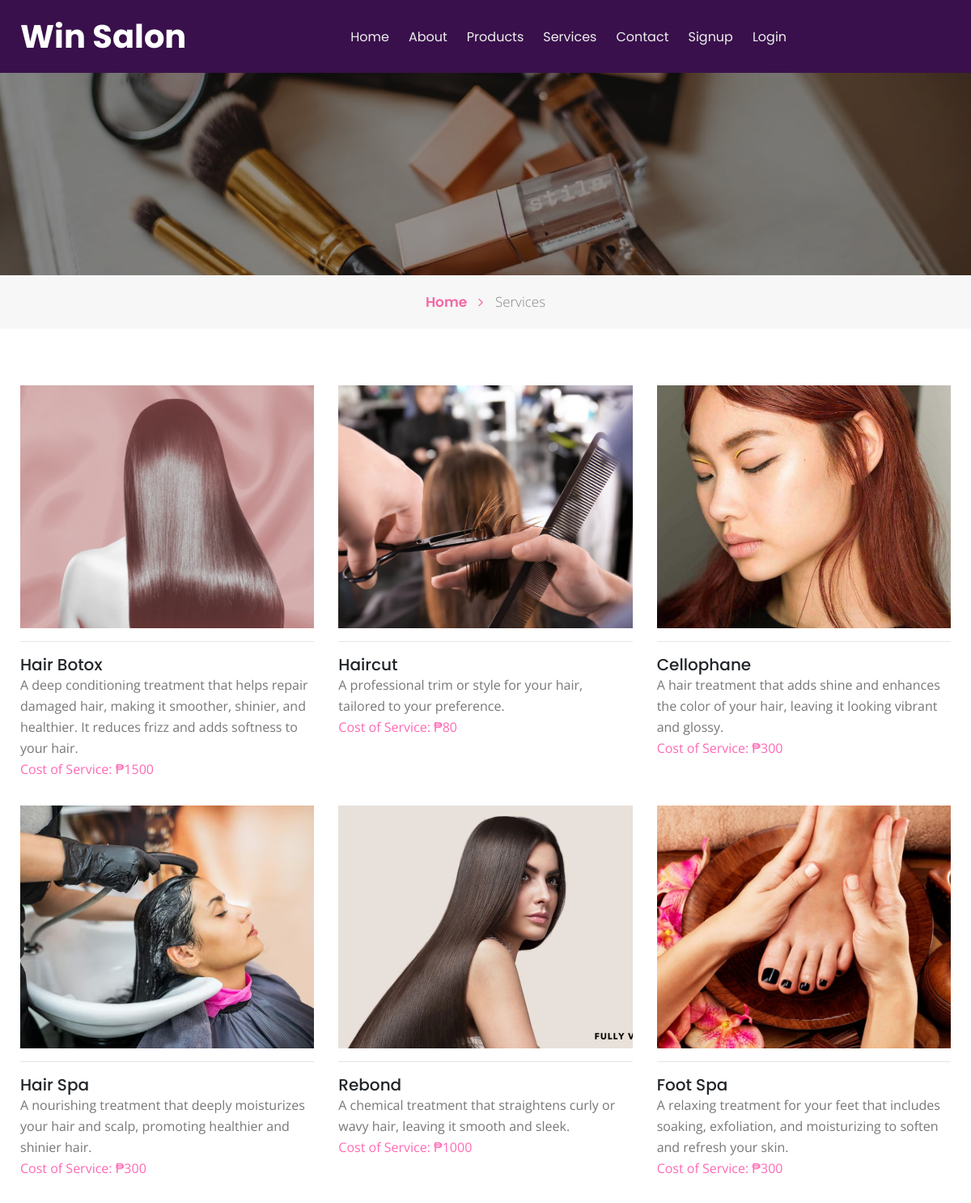
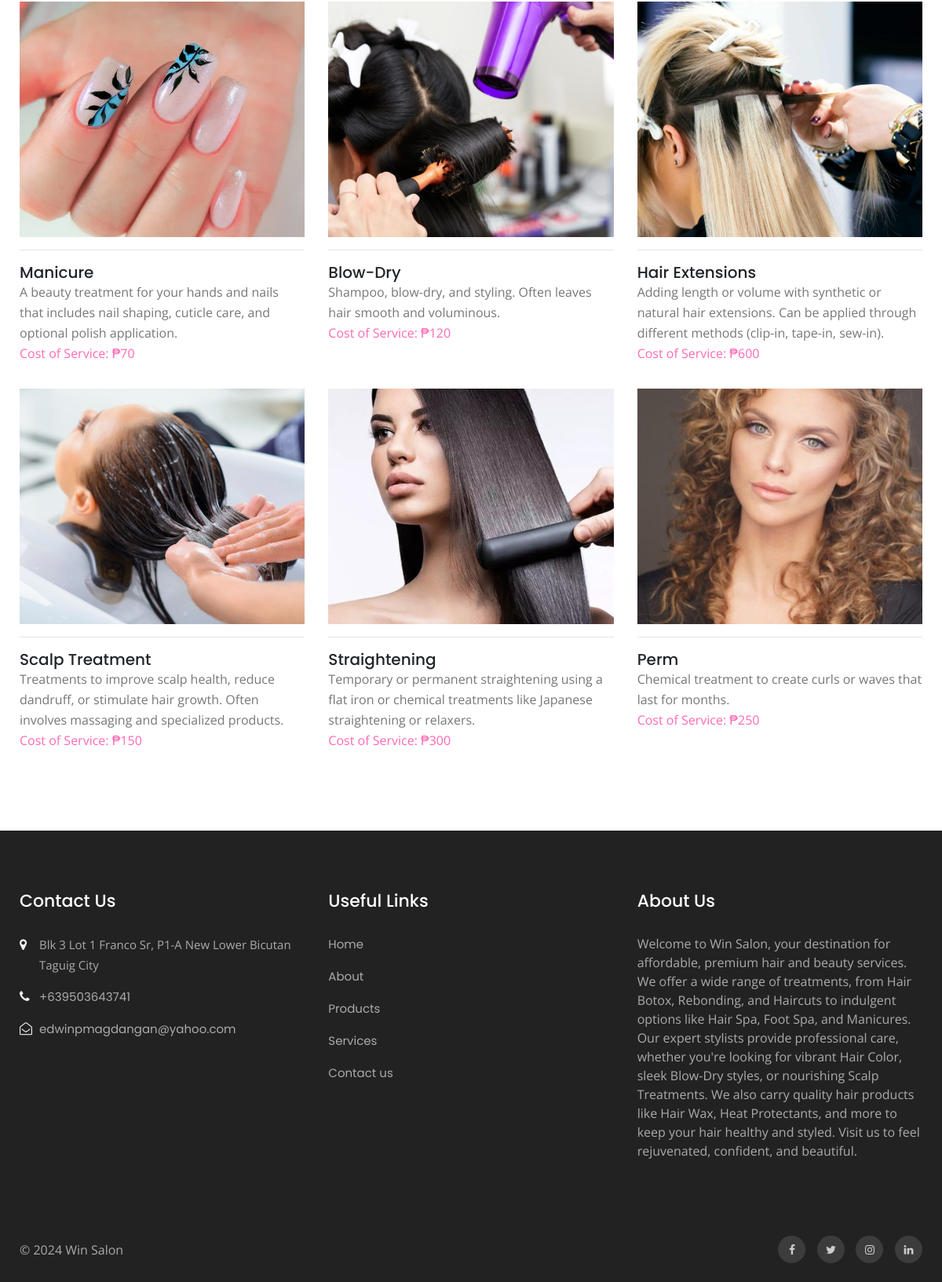
The page /bfs/services.php on the database its author committed (2 pictures, top to bottom).
### tables this page shows
CREATE TABLE `tblservices` (
  `ID` int(10) NOT NULL,
  `ServiceName` varchar(200) DEFAULT NULL,
  `ServiceDescription` mediumtext DEFAULT NULL,
  `Cost` int(10) DEFAULT NULL,
  `Image` varchar(200) DEFAULT NULL
);

CREATE TABLE `tblpage` (
  `ID` int(10) NOT NULL,
  `PageType` varchar(200) DEFAULT NULL,
  `PageTitle` mediumtext DEFAULT NULL,
  `PageDescription` mediumtext DEFAULT NULL,
  `Email` varchar(200) DEFAULT NULL,
  `MobileNumber` bigint(10) DEFAULT NULL,
  `UpdationDate` date DEFAULT NULL,
  `Timing` varchar(200) NOT NULL
);

### bfs/services.php (the view, shortened to what this page needs)
<?php
include('includes/dbconnection.php');
  ?>
<!doctype html>
<html lang="en">
  <head>
    <link rel="stylesheet" href="assets/css/style-starter.css">
  </head>
  <body id="home">
<?php include_once('includes/header.php');?>
<section class="w3l-inner-banner-main">
    <div class="about-inner services ">
</div>
<div class="breadcrumbs-sub">
<div class="container">
<ul class="breadcrumbs-custom-path">
    <li class="right-side propClone"><a href="index.php" class="">Home <span class="fa fa-angle-right" aria-hidden="true"></span></a> <p></li>
    <li class="active ">Services</li>
</ul>
</div>
</div>
</section>
<section class="w3l-recent-work-hobbies" >
    <div class="recent-work ">
        <div class="container">
            <div class="row about-about">
                <?php
$ret=mysqli_query($con,"select * from  tblservices");
while ($row=mysqli_fetch_array($ret)) {
?>
                <div class="col-lg-4 col-md-6 col-sm-6 propClone" style="margin: 0; margin-block-end: 2rem;">
                  <img src="admin/images/services/<?php echo $row['Image']?>" alt="<?php  echo $row['ServiceName'];?>" height="300" width="400" class="img-responsive about-me" style="object-fit: cover;">
                    <div class="about-grids ">
                        <hr>
                        <h5 class="para"><?php  echo $row['ServiceName'];?></h5>
                        <p class="para "><?php  echo $row['ServiceDescription'];?> </p>
                        <p class="para " style="color: hotpink;"> Cost of Service: ₱<?php  echo $row['Cost'];?> </p>
                    </div>
                </div>
                <br><?php
}?>
            </div>
        </div>
    </div>
</section>
<?php include_once('includes/footer.php');?>
</body>
</html>

### bfs/includes/footer.php (shortened to what this page needs)
<section class="w3l-footer-29-main">
    <div class="footer-29 py-5">
      <div class="container py-lg-4">
        <div class="row footer-top-29">
          <div class="col-lg-4 col-md-6 col-sm-8 footer-list-29 footer-1">
            <h6 class="footer-title-29">Contact Us</h6>
            <ul>
              <?php
$ret=mysqli_query($con,"select * from tblpage where PageType='contactus' ");
while ($row=mysqli_fetch_array($ret)) {
?>
              <li>
                <span class="fa fa-map-marker"></span> <p><?php  echo $row[''];?>Blk 3 Lot 1 Franco Sr, P1-A New Lower Bicutan Taguig City</p>
              </li>
              <li><span class="fa fa-phone"></span><a href="tel:09503643741">+63<?php echo $row['MobileNumber'];?></a></li>
              <li><span class="fa fa-envelope-open-o"></span><a href="mailto:edwinpmagdangan@yahoo.com" class="mail">
                  <?php  echo $row['Email'];?></a></li><?php } ?>
            </ul>
          </div>
          <div class="col-lg-4 col-md-6 col-sm-4 footer-list-29 footer-2 ">
            <ul>
              <h6 class="footer-title-29">Useful Links</h6>
              <li><a href="index.php">Home</a></li>
              <li><a href="about.php">About</a></li>
              <li><a href="products.php">Products</a></li>
              <li><a href="services.php">Services</a></li>
              <li><a href="contact.php">Contact us</a></li>
            </ul>
          </div>
          <div class="col-lg-4 col-md-6 col-sm-7 footer-list-29 footer-4">
            <?php
$ret=mysqli_query($con,"select * from tblpage where PageType='aboutus' ");
while ($row=mysqli_fetch_array($ret)) {
?>
            <h6 class="footer-title-29"><?php  echo $row['PageTitle'];?> </h6>
            <p><?php  echo $row['PageDescription'];?></p><?php } ?>
          </div>
        </div>
      </div>
    </div>
  </section>
  <section class="w3l-footer-29-main w3l-copyright">
    <div class="container">
      <div class="row bottom-copies">
        <p class="col-lg-8 copy-footer-29">© 2024  Win Salon </p>
        <div class="col-lg-4 main-social-footer-29">
          <a href="#facebook" class="facebook"><span class="fa fa-facebook"></span></a>
          <a href="#twitter" class="twitter"><span class="fa fa-twitter"></span></a>
          <a href="#instagram" class="instagram"><span class="fa fa-instagram"></span></a>
          <a href="#linkedin" class="linkedin"><span class="fa fa-linkedin"></span></a>
        </div>
      </div>
    </div>
  </section>

### bfs/includes/header.php (style rules this page uses)
li { list-style: none; }

### rows shown on the page
tblservices: Image (picture), ServiceName "Hair Botox", ServiceDescription "A deep conditioning treatment that helps repair damaged hair, making it smoother, shinier, and healthier. It reduces frizz and adds softness to your hair.", Cost "1500"
tblservices: Image (picture), ServiceName "Haircut", ServiceDescription "A professional trim or style for your hair, tailored to your preference.", Cost "80"
tblservices: Image (picture), ServiceName "Cellophane", ServiceDescription "A hair treatment that adds shine and enhances the color of your hair, leaving it looking vibrant and glossy.", Cost "300"
tblservices: Image (picture), ServiceName "Hair Spa", ServiceDescription "A nourishing treatment that deeply moisturizes your hair and scalp, promoting healthier and shinier hair.", Cost "300"
tblservices: Image (picture), ServiceName "Rebond", ServiceDescription "A chemical treatment that straightens curly or wavy hair, leaving it smooth and sleek.", Cost "1000"
tblservices: Image (picture), ServiceName "Foot Spa", ServiceDescription "A relaxing treatment for your feet that includes soaking, exfoliation, and moisturizing to soften and refresh your skin.", Cost "300"
tblservices: Image (picture), ServiceName "Manicure", ServiceDescription "A beauty treatment for your hands and nails that includes nail shaping, cuticle care, and optional polish application.", Cost "70"
tblservices: Image (picture), ServiceName "Blow-Dry", ServiceDescription "Shampoo, blow-dry, and styling. Often leaves hair smooth and voluminous.", Cost "120"
tblservices: Image (picture), ServiceName "Hair Extensions", ServiceDescription "Adding length or volume with synthetic or natural hair extensions. Can be applied through different methods (clip-in, tape-in, sew-in).", Cost "600"
tblservices: Image (picture), ServiceName "Scalp Treatment", ServiceDescription "Treatments to improve scalp health, reduce dandruff, or stimulate hair growth. Often involves massaging and specialized products.", Cost "150"
tblservices: Image (picture), ServiceName "Straightening", ServiceDescription "Temporary or permanent straightening using a flat iron or chemical treatments like Japanese straightening or relaxers.", Cost "300"
tblservices: Image (picture), ServiceName "Perm", ServiceDescription "Chemical treatment to create curls or waves that last for months.", Cost "250"
tblpage: MobileNumber "9503643741", Email "edwinpmagdangan@yahoo.com"
tblpage: PageTitle "About Us", PageDescription "Welcome to Win Salon, your destination for affordable, premium hair and beauty services. We offer a wide range of treatments, from Hair Botox, Rebonding, and Haircuts to indulgent options like Hair Spa, Foot Spa, and Manicures. Our expert stylists provide professional care, whether you're looking for vibrant Hair Color, sleek Blow-Dry styles, or nourishing Scalp Treatments. We also carry quality hair products like Hair Wax, Heat Protectants, and more to keep your hair healthy and styled. Visit us to feel rejuvenated, confident, and beautiful."
